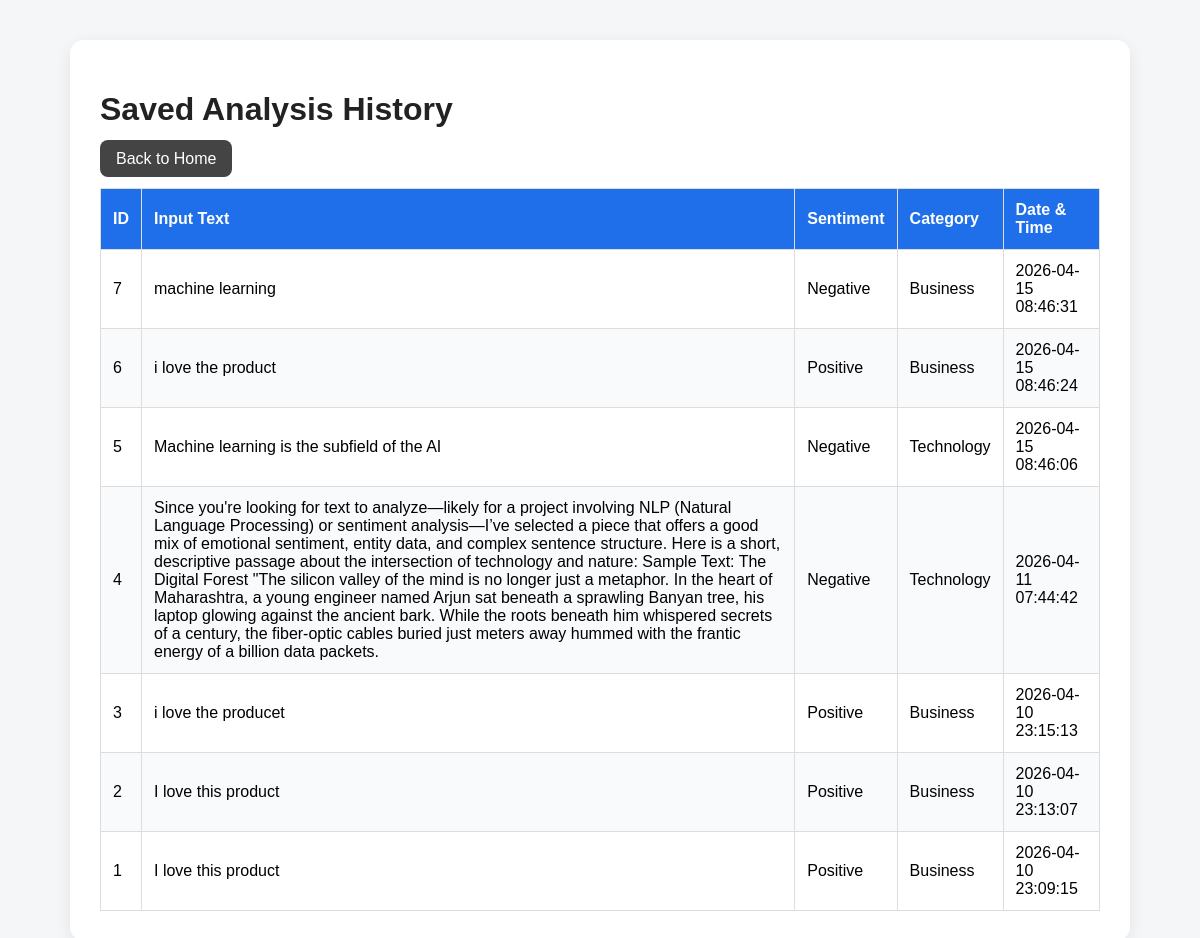
The app's page /history with its own data.
### tables this page shows
CREATE TABLE analysis_history (
            id INTEGER PRIMARY KEY AUTOINCREMENT,
            input_text TEXT NOT NULL,
            sentiment TEXT NOT NULL,
            category TEXT NOT NULL,
            created_at TEXT NOT NULL
        );

### irtm_nlp_mini_project/app.py (the view)
@app.route("/history")
def history():
    conn = sqlite3.connect(DB_NAME)
    cur = conn.cursor()
    cur.execute("""
        SELECT id, input_text, sentiment, category, created_at
        FROM analysis_history
        ORDER BY id DESC
    """)
    rows = cur.fetchall()
    conn.close()
    return render_template("history.html", rows=rows)

### irtm_nlp_mini_project/templates/history.html (shortened to what this page needs)
<!DOCTYPE html>
<html lang="en">
<head>
</head>
<body>
    <div class="container">
        <h1>Saved Analysis History</h1>
        <a href="{{ url_for('index') }}">Back to Home</a>
        <table>
            <thead>
                <tr>
                    <th>ID</th>
                    <th>Input Text</th>
                    <th>Sentiment</th>
                    <th>Category</th>
                    <th>Date & Time</th>
                </tr>
            </thead>
            <tbody>
                {% for row in rows %}
                <tr>
                    <td>{{ row[0] }}</td>
                    <td>{{ row[1] }}</td>
                    <td>{{ row[2] }}</td>
                    <td>{{ row[3] }}</td>
                    <td>{{ row[4] }}</td>
                </tr>
                {% endfor %}
            </tbody>
        </table>
    </div>
</body>
</html>

### irtm_nlp_mini_project/templates/history.html (style rules this page uses)
body { font-family: Arial, sans-serif; background: #f4f6f8; margin: 0; padding: 0; }
.container { max-width: 1000px; margin: 40px auto; background: white; padding: 30px; border-radius: 14px; box-shadow: 0 4px 16px rgba(0,0,0,0.08); }
h1 { color: #222; }
table { width: 100%; border-collapse: collapse; margin-top: 20px; }
table, th, td { border: 1px solid #ddd; }
th, td { padding: 12px; text-align: left; }
th { background: #1f6feb; color: white; }
tr:nth-child(even) { background: #f9fafb; }
a { text-decoration: none; color: white; background: #444; padding: 10px 16px; border-radius: 8px; }

### records on screen
analysis_history: id "7", input_text "machine learning", sentiment "Negative", category "Business", created_at "2026-04-15 08:46:31"
analysis_history: id "6", input_text "i love the product", sentiment "Positive", category "Business", created_at "2026-04-15 08:46:24"
analysis_history: id "5", input_text "Machine learning is the subfield of the AI", sentiment "Negative", category "Technology", created_at "2026-04-15 08:46:06"
analysis_history: id "4", input_text "Since you're looking for text to analyze—likely for a project involving NLP (Natural Language Processing) or sentiment analysis—I’ve selected a piece that offers a good mix of emotional sentiment, entity data, and complex sentence structure. Here is a short, descriptive passage about the intersection of technology and nature: Sample Text: The Digital Forest \"The silicon valley of the mind is no longer just a metaphor. In the heart of Maharashtra, a young engineer named Arjun sat beneath a sprawling Banyan tree, his laptop glowing against the ancient bark. While the roots beneath him whispered secrets of a century, the fiber-optic cables buried just meters away hummed with the frantic energy…", sentiment "Negative", category "Technology", created_at "2026-04-11 07:44:42"
analysis_history: id "3", input_text "i love the producet", sentiment "Positive", category "Business", created_at "2026-04-10 23:15:13"
analysis_history: id "2", input_text "I love this product", sentiment "Positive", category "Business", created_at "2026-04-10 23:13:07"
analysis_history: id "1", input_text "I love this product", sentiment "Positive", category "Business", created_at "2026-04-10 23:09:15"
